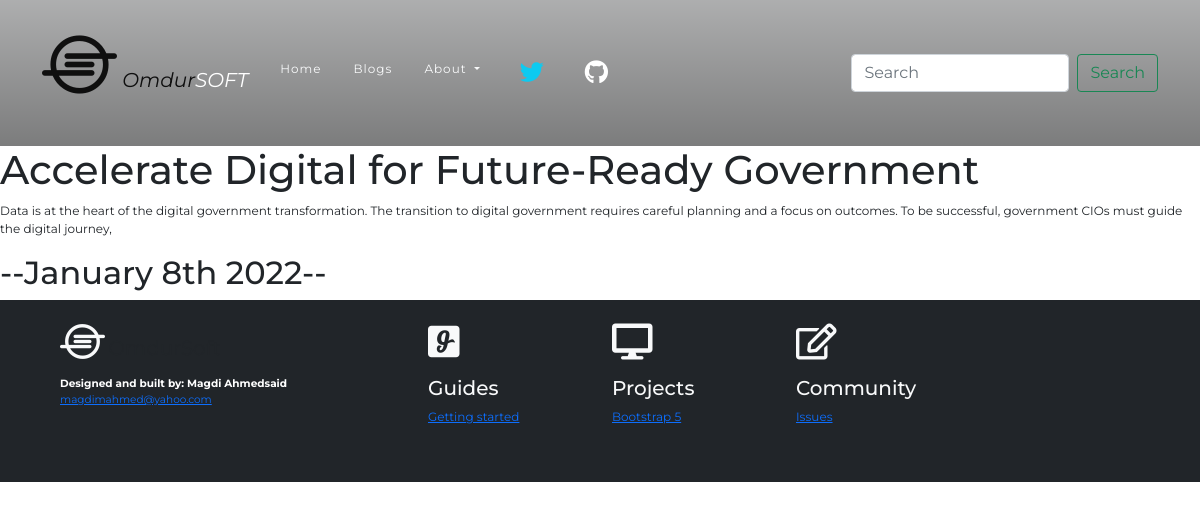
The app's page /blog/2/ with its own data.
### blog/models.py (models this page shows, shortened)
class Blog(models.Model):
    title = models.CharField(max_length=200)
    description = models.TextField(max_length=700)
    date = models.DateField()

### blog/views.py (the view)
# urls.py: path('<int:blog_id>/', views.detail, name='detail'),
def detail(request, blog_id):
    blog = get_object_or_404(Blog, pk=blog_id)
    return render(request, 'blog/detail.html', {'blog': blog})

### blog/templates/blog/detail.html
{% extends 'portfolio/base.html'%}
{% block content %}
<h1>{{blog.title}}</h1>
<p>{{blog.description| safe}}</p>
<h2>--{{blog.date|date:'F jS Y'}}--</h2>
{% endblock %}

### portfolio/static/portfolio/custom.css (style rules this page uses)
body { font-family: 'Montserrat', sans-serif; font-size: 12px; }

### records on screen
Blog: title "Accelerate Digital for Future-Ready Government", description "Data is at the heart of the digital government transformation. The transition to digital government requires careful planning and a focus on outcomes. To be successful, government CIOs must guide the digital journey,", date "January 8th 2022"
